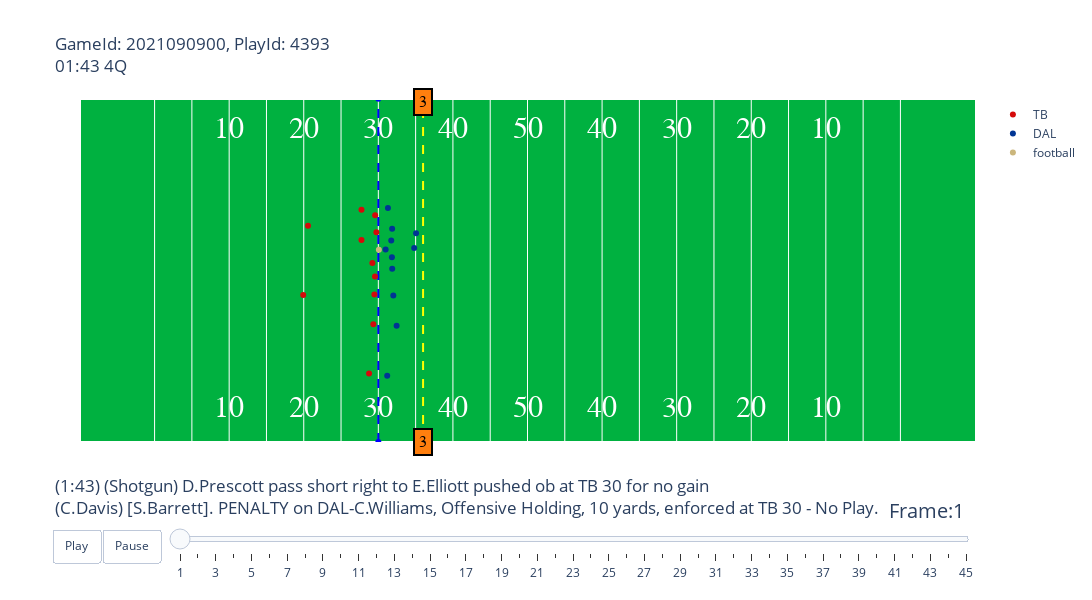
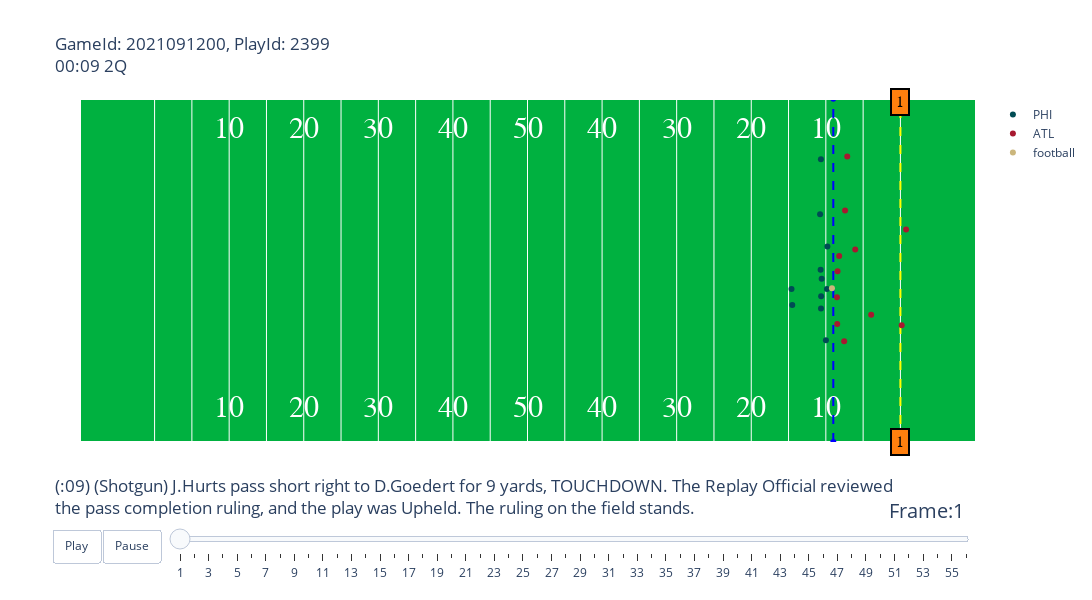
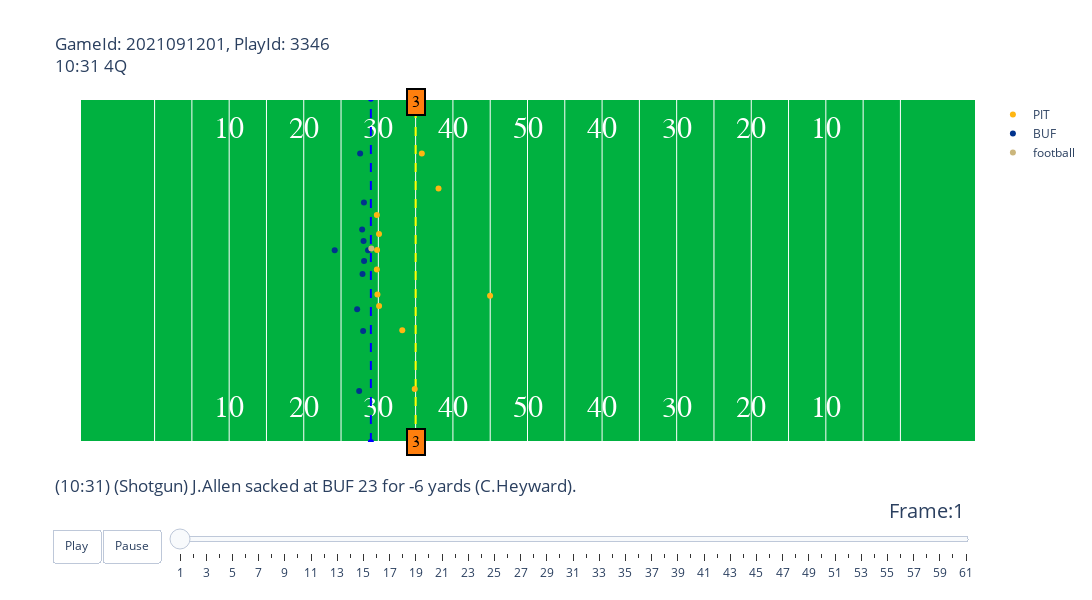
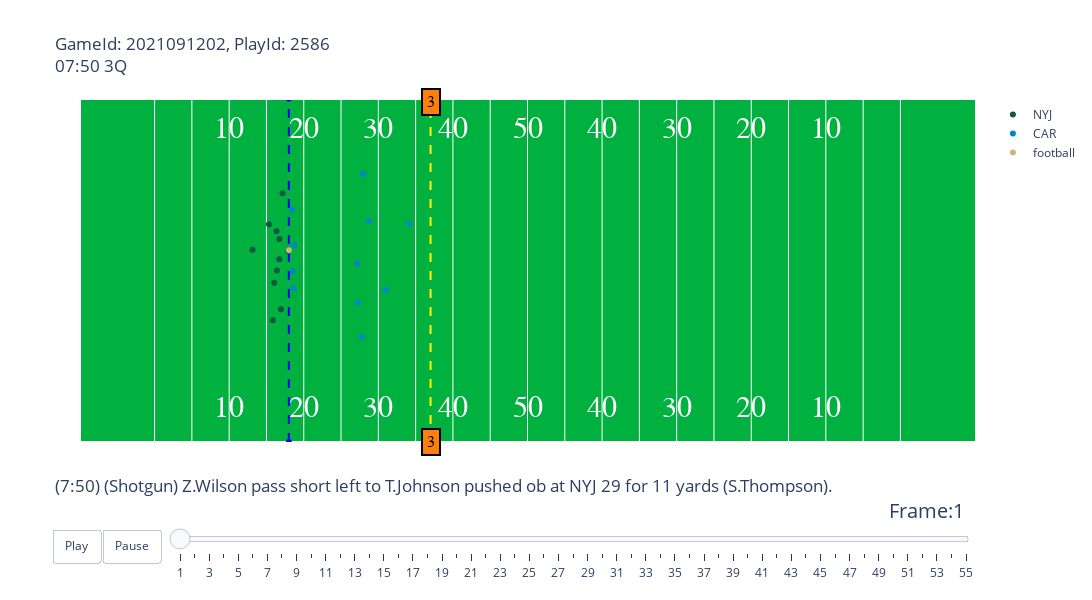

Notebook code cell kept with these figures, in order:
### Code cell
import random
for gameId in week1.gameId.unique()[0:5].tolist():
    plays_list = week1[week1.gameId==gameId].playId.unique().tolist()
    playId = random.choice(plays_list)
    animate_play(week1,plays,players,pffScoutingData,gameId,playId).show()
    animate_play(week1,plays,players,pffScoutingData,gameId,playId).write_html(f'playId_{playId}.html')
    
    

    
    plt.close
